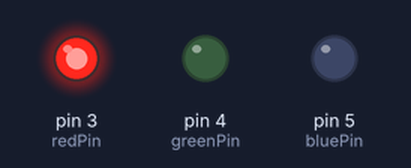
Bench run of a sketch on a simulated Arduino Uno, built with avr-gcc and run on an emulated ATmega328P. Parts: output pins drawn as LEDs (lit = HIGH).

Above: at 0.5 s.
At 1.5 s:
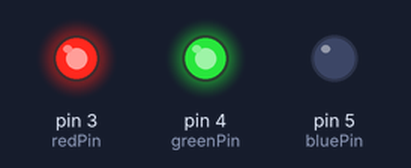
At 2.5 s:
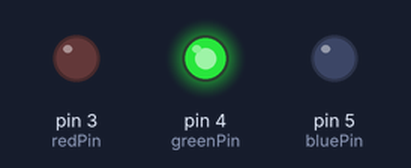
At 3.5 s:
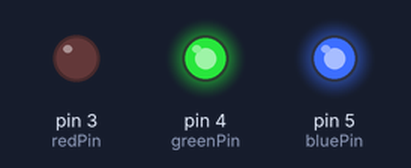
At 4.5 s:
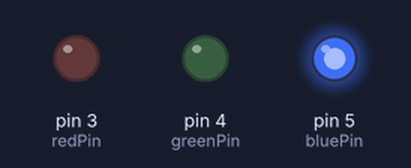
At 5.5 s:
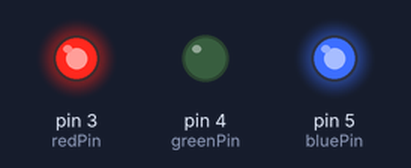
Timing chart, 0 to 7.8 s (numbered marks = the images above):
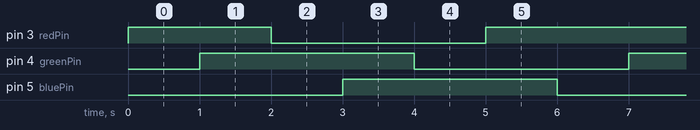

Measured:
- by itself, pin 3 (redPin): repeats every 6.0 s: LOW 3.0 s, HIGH 3.0 s
- by itself, pin 4 (greenPin), pin 5 (bluePin): alternates HIGH for 3.0 s and LOW for 3.0 s
- by itself, everything shown: repeats every 6.0 s, in 6 steps

The sketch:

ex2.ino
```cpp
const int redPin = 3;
const int greenPin = 4;
const int bluePin = 5;


void setup() {
  // put your setup code here, to run once:
  pinMode(bluePin, OUTPUT);
  pinMode(greenPin, OUTPUT);
  pinMode(redPin, OUTPUT);
}

void loop() {
  // put your main code here, to run repeatedly:

  //RED
  analogWrite(redPin, 255);
  analogWrite(greenPin, 0);
  analogWrite(bluePin, 0);

  delay(1000);

  //Yellow
  analogWrite(redPin, 255);
  analogWrite(greenPin, 255);
  analogWrite(bluePin, 0);

  delay(1000);

  //GREEN
  analogWrite(redPin, 0);
  analogWrite(greenPin, 255);
  analogWrite(bluePin, 0);


  delay(1000);

  //CIEN
  analogWrite(redPin, 0);
  analogWrite(greenPin, 255);
  analogWrite(bluePin, 255);


  delay(1000);

  //BLUE
  analogWrite(redPin, 0);
  analogWrite(greenPin, 0);
  analogWrite(bluePin, 255);

  delay(1000);

  //MAGENTA
  analogWrite(redPin, 255);
  analogWrite(greenPin, 0);
  analogWrite(bluePin, 255);

  delay(1000);
}
```
